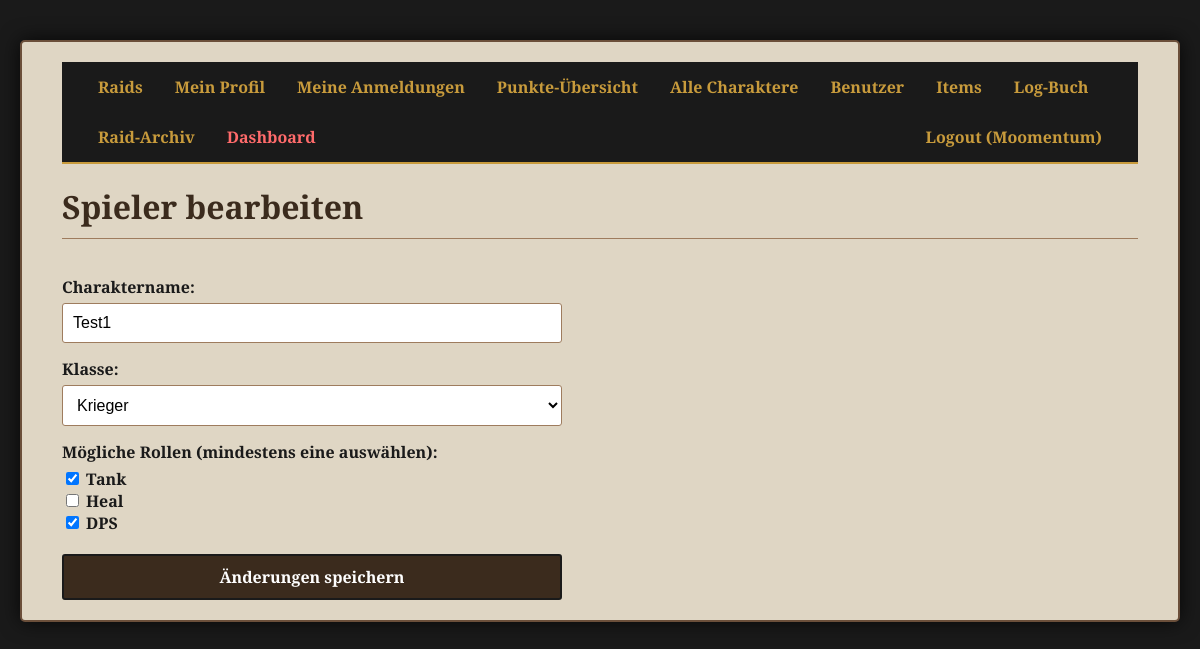
The page /charakter/1/bearbeiten (signed in) on the database its author committed.
### tables this page shows
CREATE TABLE users (id INTEGER PRIMARY KEY AUTOINCREMENT, username TEXT NOT NULL UNIQUE, password_hash TEXT NOT NULL, role TEXT NOT NULL DEFAULT 'member');

CREATE TABLE charaktere (id INTEGER PRIMARY KEY AUTOINCREMENT, user_id INTEGER NOT NULL, charakter_name TEXT NOT NULL UNIQUE, klasse TEXT NOT NULL, rollen TEXT NOT NULL, FOREIGN KEY (user_id) REFERENCES users (id) ON DELETE CASCADE);

### app.py (the view, shortened to what this page needs)
@app.route('/charakter/<int:charakter_id>/bearbeiten', methods=['GET', 'POST'])
@login_required
def charakter_bearbeiten(charakter_id):
    conn = get_db_connection(); charakter = conn.execute('SELECT * FROM charaktere WHERE id = ? AND user_id = ?', (charakter_id, current_user.id)).fetchone()
    if not charakter: flash('Charakter nicht gefunden oder keine Berechtigung.', 'error'); return redirect(url_for('meine_charaktere'))
    conn.close(); return render_template('spieler_bearbeiten.html', spieler=charakter)

### app.py (called while the page is built)
@login_manager.user_loader
def load_user(user_id):
    conn = get_db_connection(); user_data = conn.execute('SELECT * FROM users WHERE id = ?', (user_id,)).fetchone(); conn.close()
    return User(id=user_data['id'], username=user_data['username'], role=user_data['role']) if user_data else None

def get_db_connection():
    conn = sqlite3.connect('loot_system.db'); conn.execute("PRAGMA foreign_keys = ON"); conn.row_factory = sqlite3.Row
    return conn

### templates/spieler_bearbeiten.html (shortened to what this page needs)
{% extends "base.html" %}
{% block content %}
    <h1>Spieler bearbeiten</h1>
    <form method="post">
        <label for="charakter_name">Charaktername:</label>
        <input type="text" id="charakter_name" name="charakter_name" value="{{ spieler['charakter_name'] }}" required>
        <label for="klasse">Klasse:</label>
        <select name="klasse" id="klasse" required>
            {% set klassen = ["Druide", "Hexenmeister", "Jäger", "Krieger", "Magier", "Paladin", "Priester", "Schamane", "Schurke"] %}
            {% for klasse in klassen %}
                <option value="{{ klasse }}" {% if klasse == spieler['klasse'] %}selected{% endif %}>{{ klasse }}</option>
            {% endfor %}
        </select>
        <label>Mögliche Rollen (mindestens eine auswählen):</label>
        {% set spieler_rollen = spieler['rollen'].split(',') %}
        <div style="margin-top: 5px;">
            <input type="checkbox" id="rolle_tank" name="rollen" value="Tank" {% if 'Tank' in spieler_rollen %}checked{% endif %}>
            <label for="rolle_tank">Tank</label>
        </div>
        <div>
            <input type="checkbox" id="rolle_heal" name="rollen" value="Heal" {% if 'Heal' in spieler_rollen %}checked{% endif %}>
            <label for="rolle_heal">Heal</label>
        </div>
        <div>
            <input type="checkbox" id="rolle_dps" name="rollen" value="DPS" {% if 'DPS' in spieler_rollen %}checked{% endif %}>
            <label for="rolle_dps">DPS</label>
        </div>
        <button type="submit" style="margin-top: 20px;">Änderungen speichern</button>
    </form>
{% endblock %}

### templates/base.html (shortened to what this page needs)
<!DOCTYPE html>
<html lang="de">
<head>
    <link rel="stylesheet" href="{{ url_for('static', filename='css/style.css') }}">
</head>
<body>
    <div class="container">
        <nav class="navbar">
            <a href="{{ url_for('raid_liste') }}">Raids</a>
            {% if current_user.is_authenticated %}
                <a href="{{ url_for('profil') }}">Mein Profil</a>
                <a href="{{ url_for('meine_anmeldungen') }}">Meine Anmeldungen</a>
                <a href="{{ url_for('punkte_uebersicht') }}">Punkte-Übersicht</a>
                {% if current_user.role == 'admin' %}
                    <a href="{{ url_for('admin_charakter_liste') }}">Alle Charaktere</a>
                    <a href="{{ url_for('admin_user_liste') }}">Benutzer</a>
                    <a href="{{ url_for('item_liste') }}">Items</a>
                    <a href="{{ url_for('log_liste') }}">Log-Buch</a>
                    <a href="{{ url_for('archiv_liste') }}">Raid-Archiv</a>
                    <a href="{{ url_for('dashboard') }}" style="color: #ff6b6b;">Dashboard</a>
                {% endif %}
                <a href="{{ url_for('logout') }}" style="float: right;">Logout ({{ current_user.username }})</a>
            {% else %}
                <a href="{{ url_for('login') }}" style="float: right;">Login</a>
                <a href="{{ url_for('register') }}" style="float: right;">Registrieren</a>
            {% endif %}
        </nav>
        <div class="content">
            {% block content %}{% endblock %}
        </div>
    </div>
</body>
</html>

### static/css/style.css (style rules this page uses)
body { background-image: url('https://upload.wikimedia.org/wikipedia/commons/b/b8/Classic_Stranglethorn_Vale.jpeg'); background-color: #1a1a1a; background-size: cover; background-attachment: fixed; background-position: center; font-family: 'Cinzel', serif; color: #1a1a1a; margin: 0; padding: 20px; }
.container { max-width: 1200px; margin: 20px auto; padding: 20px 40px; background-color: rgba(245, 235, 215, 0.9); border: 2px solid #6b4f3a; border-radius: 5px; box-shadow: 0 0 20px rgba(0,0,0,0.75); }
.navbar { background-color: #1a1a1a; border-bottom: 2px solid #c89b3c; overflow: hidden; padding: 0 20px; }
.navbar a { float: left; display: block; color: #c89b3c; text-align: center; padding: 14px 16px; text-decoration: none; font-weight: 700; transition: all 0.3s ease; }
h1, h2 { color: #3b2b1d; border-bottom: 1px solid #9e7c5e; padding-bottom: 10px; font-weight: 700; }
form { display: flex; flex-direction: column; max-width: 500px; margin-top: 20px; }
label { margin-top: 15px; font-weight: 700; }
input[type="text"], input[type="date"], input[type="time"], input[type="number"], select, textarea { padding: 10px; margin-top: 5px; border: 1px solid #9e7c5e; border-radius: 3px; background-color: #fff; font-family: 'Arial', sans-serif; font-size: 16px; }
.button, button { display: inline-block; background-color: #3b2b1d; color: #FFFFFF; padding: 10px 15px; margin-top: 10px; text-decoration: none; border: 2px solid #1a1a1a; border-radius: 3px; font-family: 'Cinzel', serif; font-weight: 700; font-size: 16px; cursor: pointer; text-align: center; transition: all 0.2s ease-in-out; }

### rows shown on the page
users: username "Moomentum"
charaktere: charakter_name "Test1", klasse "Krieger"
